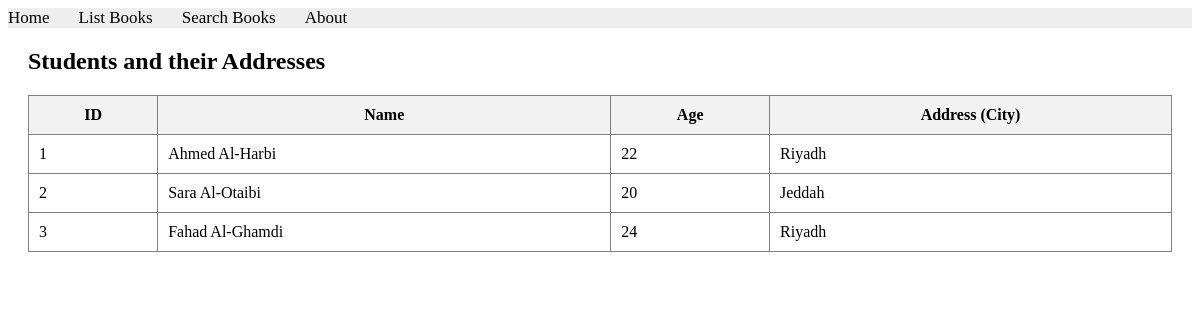
Screenshot of /books/lab8/task6 with the database file from the repository.
### apps/bookmodule/models.py (models this page shows, shortened)
class Student(models.Model):
    name = models.CharField(max_length=100)
    age = models.IntegerField()
    address = models.ForeignKey(Address, on_delete=models.CASCADE)

class Address(models.Model):
    city = models.CharField(max_length=100)

### apps/bookmodule/views.py (the view)
# urls.py: path('lab8/task6', views.lab8_task6, name='lab8_task6'),
def lab8_task6(request):
    students = Student.objects.all()
    return render(request, 'bookmodule/lab8_task6.html', {'students': students})

### apps/templates/bookmodule/lab8_task6.html (shortened to what this page needs)
{% extends "layouts/base.html" %}
{% load static %}
{% block content %}
<div style="margin: 20px;">
    <h2>Students and their Addresses</h2>
    {% if students %}
        <table border="1" cellpadding="10" cellspacing="0" style="border-collapse: collapse; width: 100%;">
            <thead>
                <tr style="background-color: #f2f2f2;">
                    <th>ID</th>
                    <th>Name</th>
                    <th>Age</th>
                    <th>Address (City)</th>
                </tr>
            </thead>
            <tbody>
                {% for student in students %}
                <tr>
                    <td>{{ student.id }}</td>
                    <td>{{ student.name }}</td>
                    <td>{{ student.age }}</td>
                    <td>{{ student.address.city }}</td>
                </tr>
                {% endfor %}
            </tbody>
        </table>
    {% else %}
        <p>No students found in the database. (Make sure to add some via Django Admin or shell)</p>
    {% endif %}
    <br>
</div>
{% endblock content %}

### rows the page displays
Student: id "1", name "Ahmed Al-Harbi", age "22", address.city "Riyadh"
Student: id "2", name "Sara Al-Otaibi", age "20", address.city "Jeddah"
Student: id "3", name "Fahad Al-Ghamdi", age "24", address.city "Riyadh"
